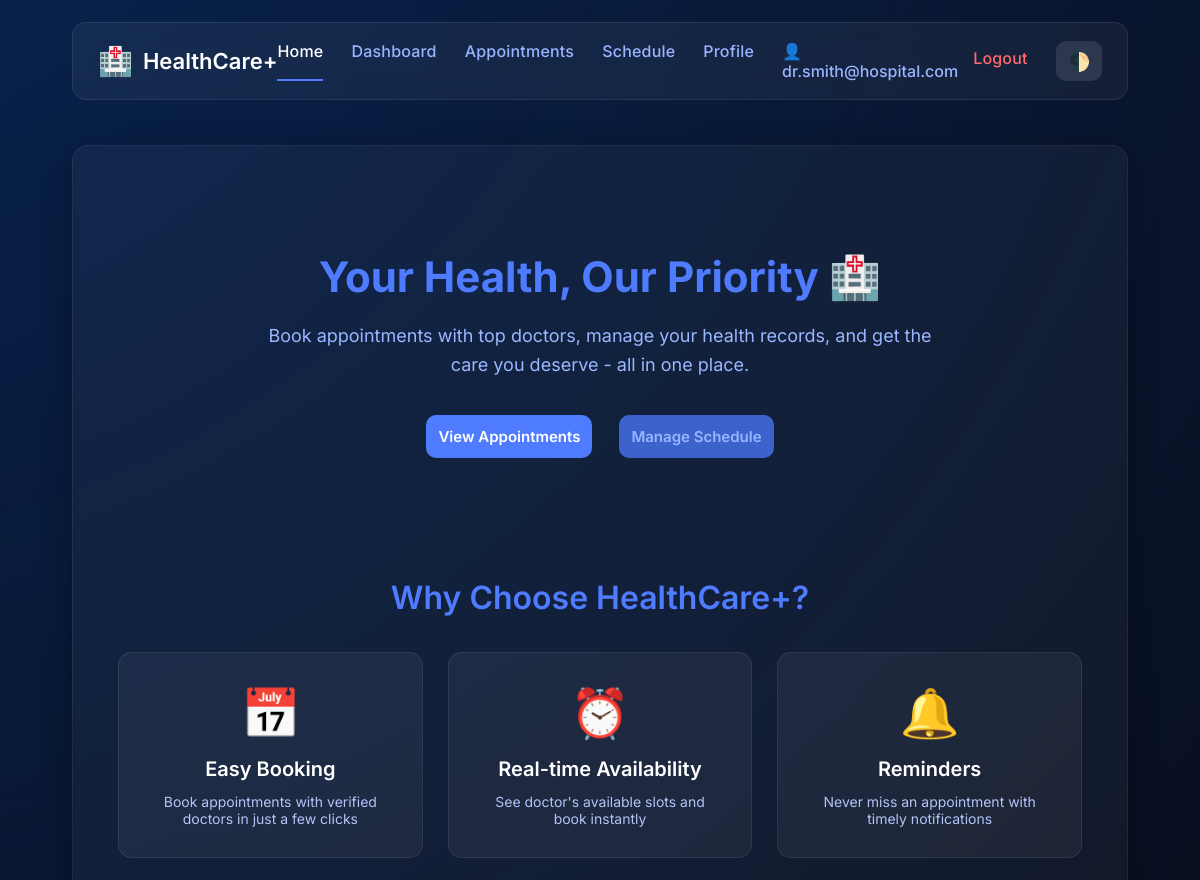
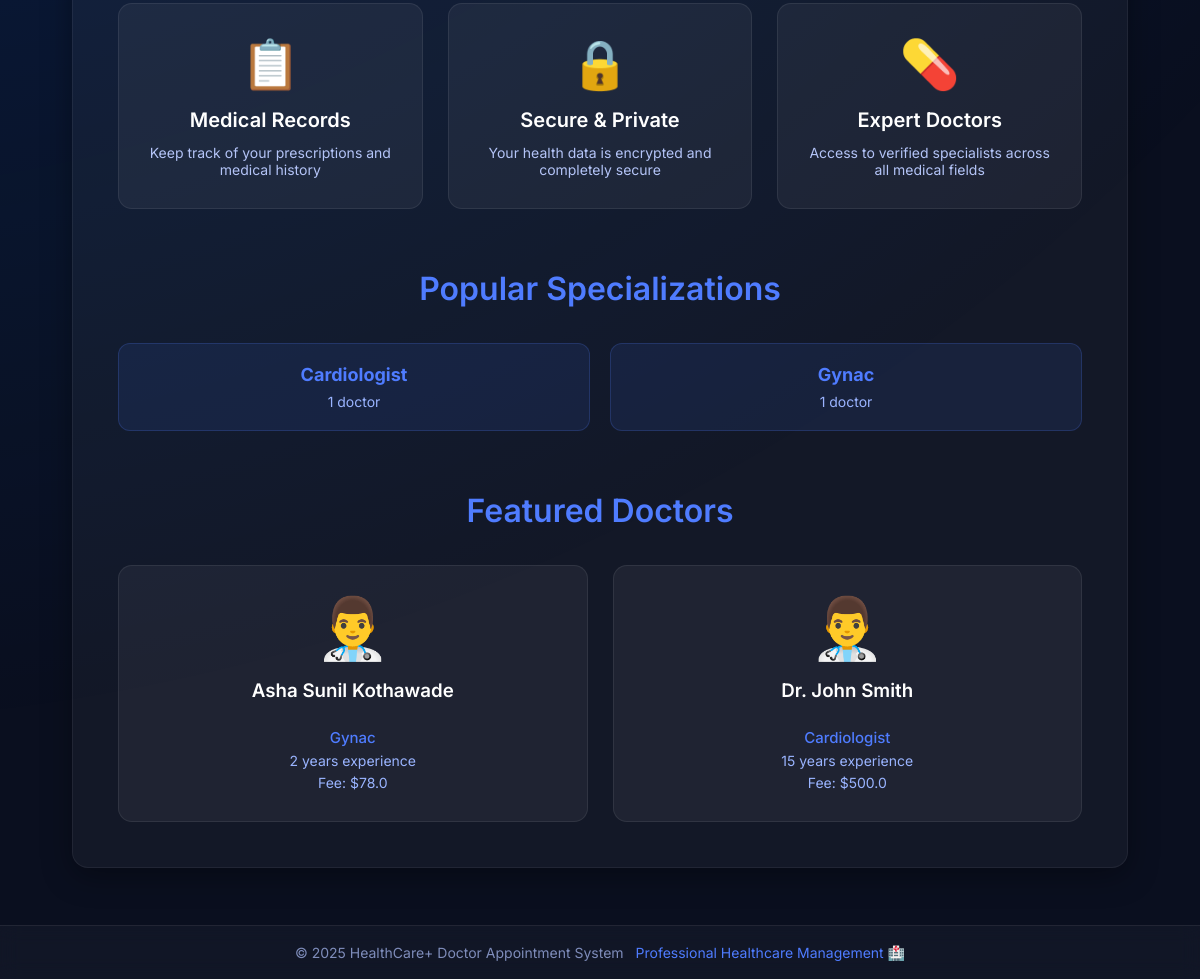
/ (signed in), run on the app's committed database (2 pictures, top to bottom).
### tables this page shows
CREATE TABLE users (
id INTEGER PRIMARY KEY AUTOINCREMENT,
email TEXT UNIQUE NOT NULL,
password TEXT NOT NULL,
role TEXT NOT NULL CHECK (role IN ('patient', 'doctor', 'admin')),
is_active INTEGER DEFAULT 1,
created_at DATETIME DEFAULT CURRENT_TIMESTAMP,
updated_at DATETIME DEFAULT CURRENT_TIMESTAMP
);

CREATE TABLE doctors (
id INTEGER PRIMARY KEY AUTOINCREMENT,
user_id INTEGER UNIQUE NOT NULL,
full_name TEXT NOT NULL,
specialization TEXT NOT NULL,
qualification TEXT,
registration_number TEXT UNIQUE NOT NULL,
phone TEXT,
address TEXT,
experience_years INTEGER,
consultation_fee REAL,
bio TEXT,
profile_image TEXT,
is_verified INTEGER DEFAULT 0,
created_at DATETIME DEFAULT CURRENT_TIMESTAMP,
updated_at DATETIME DEFAULT CURRENT_TIMESTAMP,
FOREIGN KEY (user_id) REFERENCES users(id) ON DELETE CASCADE
);

### routes/main.py (the view)
@main_bp.route('/')
def index():
    try:
        with get_db_cursor(main_bp.config) as cursor:
            featured_doctors = Doctor.get_all_verified(cursor, limit=6)
            cursor.execute("""
                SELECT specialization, COUNT(*) as count
                FROM doctors
                WHERE is_verified = 1
                GROUP BY specialization
                ORDER BY count DESC
                LIMIT 6
            """)
            specializations = cursor.fetchall()
            return render_template(
                'home.html',
                featured_doctors=featured_doctors,
                specializations=specializations,
                title='Welcome to Doctor Appointment System'
            )
    except Exception as e:
        return render_template(
            'home.html',
            featured_doctors=[],
            specializations=[],
            title='Welcome to Doctor Appointment System'
        )

### models.py (called while the page is built)
    @staticmethod
    def get_all_verified(cursor, limit=None, offset=0):
        query = """
            SELECT d.*, u.email, u.id as user_id
            FROM doctors d
            JOIN users u ON d.user_id = u.id
            WHERE d.is_verified = 1 AND u.is_active = 1
            ORDER BY d.full_name
        """
        if limit:
            query += f" LIMIT {limit} OFFSET {offset}"
        cursor.execute(query)
        return cursor.fetchall()

### utils.py (called while the page is built)
def get_db_connection(config):
    db_path = getattr(config, "DB_PATH", "hospital.db")
    connection = sqlite3.connect(
        db_path,
        detect_types=sqlite3.PARSE_DECLTYPES | sqlite3.PARSE_COLNAMES,
        check_same_thread=False
    )
    connection.row_factory = sqlite3.Row
    connection.execute("PRAGMA foreign_keys = ON")
    return connection

@contextmanager
def get_db_cursor(config):
    connection = get_db_connection(config)
    cursor = connection.cursor()
    try:
        yield cursor
        connection.commit()
    except Exception as e:
        connection.rollback()
        raise e
    finally:
        cursor.close()
        connection.close()

### templates/home.html (shortened to what this page needs)
{% extends "base.html" %}
{% block content %}
<div class="home-hero">
    <h1 class="hero-title">Your Health, Our Priority 🏥</h1>
    <p class="hero-subtitle">
        Book appointments with top doctors, manage your health records,
        and get the care you deserve - all in one place.
    </p>
    <div class="hero-buttons">
        {% if not logged_in %}
        <a href="{{ url_for('auth.register_patient') }}" class="btn btn-primary">Get Started as Patient</a>
        <a href="{{ url_for('auth.register_doctor') }}" class="btn btn-secondary">Join as Doctor</a>
        <a href="{{ url_for('auth.login') }}" class="btn btn-outline">Admin Login</a>
        {% else %}
        {% if user_role == 'patient' %}
        <a href="{{ url_for('patient.find_doctors') }}" class="btn btn-primary">Book Appointment</a>
        <a href="{{ url_for('patient.dashboard') }}" class="btn btn-secondary">My Dashboard</a>
        {% elif user_role == 'doctor' %}
        <a href="{{ url_for('doctor.dashboard') }}" class="btn btn-primary">View Appointments</a>
        <a href="{{ url_for('doctor.schedule') }}" class="btn btn-secondary">Manage Schedule</a>
        {% elif user_role == 'admin' %}
        <a href="{{ url_for('admin.dashboard') }}" class="btn btn-primary">Admin Dashboard</a>
        <a href="{{ url_for('admin.manage_doctors') }}" class="btn btn-secondary">Manage Doctors</a>
        {% endif %}
        {% endif %}
    </div>
</div>
<div class="features-section">
    <h2 class="section-title">Why Choose HealthCare+?</h2>
    <div class="features-grid">
        <div class="feature-card">
            <div class="feature-icon">📅</div>
            <h3>Easy Booking</h3>
            <p>Book appointments with verified doctors in just a few clicks</p>
        </div>
        <div class="feature-card">
            <div class="feature-icon">⏰</div>
            <h3>Real-time Availability</h3>
            <p>See doctor's available slots and book instantly</p>
        </div>
        <div class="feature-card">
            <div class="feature-icon">🔔</div>
            <h3>Reminders</h3>
            <p>Never miss an appointment with timely notifications</p>
        </div>
        <div class="feature-card">
            <div class="feature-icon">📋</div>
            <h3>Medical Records</h3>
            <p>Keep track of your prescriptions and medical history</p>
        </div>
        <div class="feature-card">
            <div class="feature-icon">🔒</div>
            <h3>Secure & Private</h3>
            <p>Your health data is encrypted and completely secure</p>
        </div>
        <div class="feature-card">
            <div class="feature-icon">💊</div>
            <h3>Expert Doctors</h3>
            <p>Access to verified specialists across all medical fields</p>
        </div>
    </div>
</div>
{% if specializations %}
<div class="specializations-section">
    <h2 class="section-title">Popular Specializations</h2>
    <div class="specializations-grid">
        {% for spec in specializations %}
        <div class="spec-card">
            <h4>{{ spec.specialization }}</h4>
            <p>{{ spec.count }} doctor{{ 's' if spec.count != 1 else '' }}</p>
        </div>
        {% endfor %}
    </div>
</div>
{% endif %}
{% if featured_doctors %}
<div class="featured-doctors-section">
    <h2 class="section-title">Featured Doctors</h2>
    <div class="doctors-grid">
        {% for doctor in featured_doctors %}
        <div class="doctor-card">
            <div class="doctor-avatar">👨‍⚕️</div>
            <h3>{{ doctor.full_name }}</h3>
            <p class="doctor-spec">{{ doctor.specialization }}</p>
            <p class="doctor-exp">{{ doctor.experience_years }} years experience</p>
            {% if doctor.consultation_fee %}
            <p class="doctor-fee">Fee: ${{ doctor.consultation_fee }}</p>
            {% endif %}
        </div>
        {% endfor %}
    </div>
</div>
{% endif %}
{% endblock %}

### templates/base.html (shortened to what this page needs)
<!DOCTYPE html>
<html lang="en">
<head>
    <link rel="stylesheet" href="{{ url_for('static', filename='style.css') }}">
</head>
<body class="app-body">
    <div class="app-gradient-bg"></div>
    <div class="app-container">
        <header class="app-header glass-panel">
            <div class="app-logo">
                <span class="logo-icon">🏥</span>
                <span class="logo-text">HealthCare+</span>
            </div>
            <nav class="app-nav">
                <a href="{{ url_for('main.index') }}" class="nav-link {% if request.path == '/' %}active{% endif %}">
                    Home
                </a>
                {% if not logged_in %}
                <a href="{{ url_for('auth.login') }}"
                    class="nav-link {% if '/auth/login' in request.path %}active{% endif %}">
                    Login
                </a>
                <a href="{{ url_for('auth.register_patient') }}"
                    class="nav-link {% if '/register' in request.path %}active{% endif %}">
                    Register
                </a>
                {% else %}
                {% if user_role == 'doctor' %}
                <a href="{{ url_for('doctor.dashboard') }}"
                    class="nav-link {% if '/doctor/dashboard' in request.path %}active{% endif %}">
                    Dashboard
                </a>
                <a href="{{ url_for('doctor.appointments') }}"
                    class="nav-link {% if '/doctor/appointments' in request.path %}active{% endif %}">
                    Appointments
                </a>
                <a href="{{ url_for('doctor.schedule') }}"
                    class="nav-link {% if '/doctor/schedule' in request.path %}active{% endif %}">
                    Schedule
                </a>
                <a href="{{ url_for('doctor.profile') }}"
                    class="nav-link {% if '/doctor/profile' in request.path %}active{% endif %}">
                    Profile
                </a>
                {% endif %}
                <div class="nav-user-menu">
                    <span class="nav-user-name">👤 {{ user_name }}</span>
                    <a href="{{ url_for('auth.logout') }}" class="nav-link logout-link">Logout</a>
                </div>
                {% endif %}
                <button id="themeToggle" class="theme-btn">🌓</button>
            </nav>
        </header>
        <main class="app-main">
            {% block content %}
            {% endblock %}
        </main>
    </div>
    <footer class="app-footer">
        <span>© 2025 HealthCare+ Doctor Appointment System</span>
        <span class="footer-accent">Professional Healthcare Management 🏥</span>
    </footer>
</body>
</html>

### data on the page
users: email "dr.smith@hospital.com"
doctors: full_name "Asha Sunil Kothawade", specialization "Gynac", experience_years "2", consultation_fee "78.0"
doctors: full_name "Dr. John Smith", specialization "Cardiologist", experience_years "15", consultation_fee "500.0"

### other printed values
{{ spec.specialization }} "Cardiologist" "Gynac"
{{ spec.count }} "1" "1"
